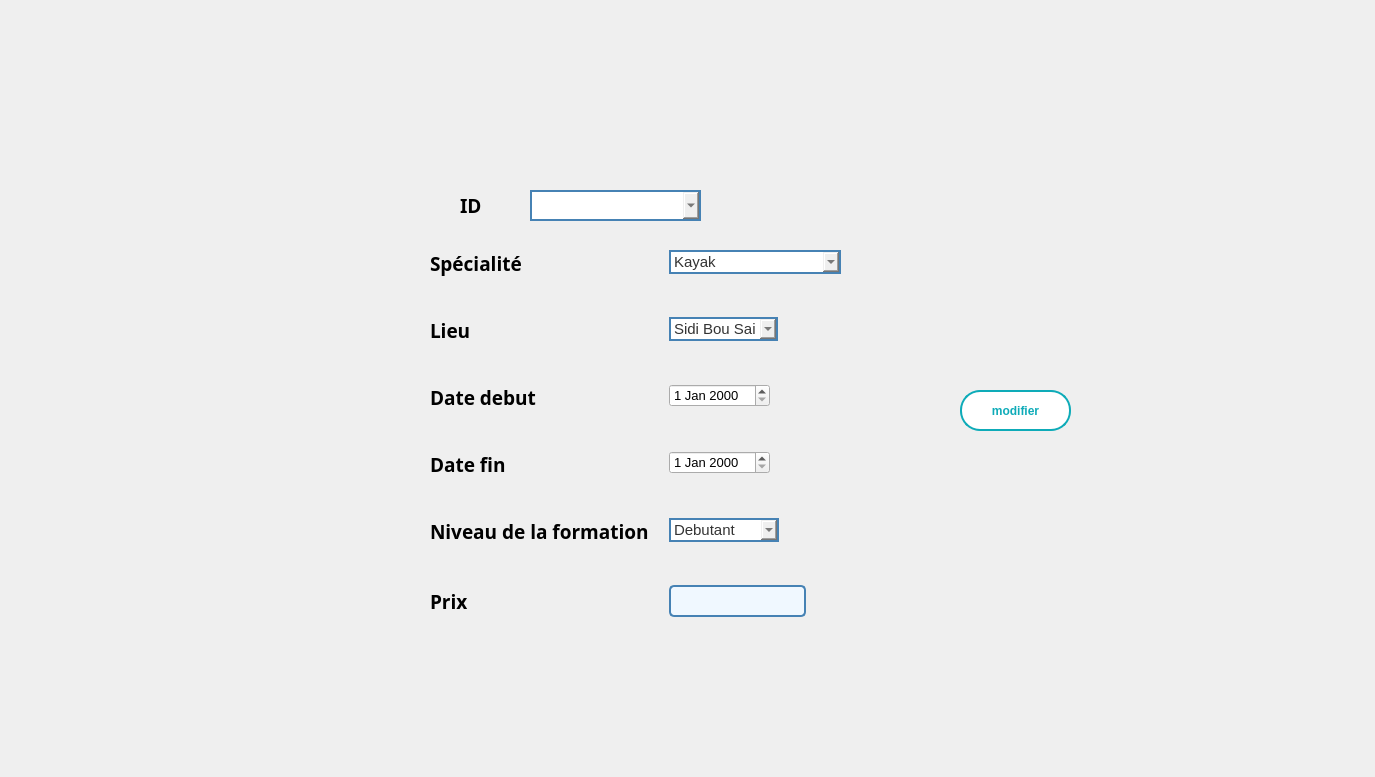
      <widget class="QWidget" name="tab_4">
       <property name="minimumSize">
        <size>
         <width>1366</width>
         <height>768</height>
        </size>
       </property>
       <attribute name="title">
        <string>Modifier</string>
       </attribute>
       <widget class="QLabel" name="background_16">
        <property name="geometry">
         <rect>
          <x>0</x>
          <y>0</y>
          <width>1366</width>
          <height>768</height>
         </rect>
        </property>
        <property name="text">
         <string/>
        </property>
        <property name="pixmap">
         <pixmap resource="../image/image.qrc">:/background_3.png</pixmap>
        </property>
        <property name="scaledContents">
         <bool>true</bool>
        </property>
       </widget>
       <widget class="QWidget" name="formLayoutWidget_6">
        <property name="geometry">
         <rect>
          <x>430</x>
          <y>250</y>
          <width>481</width>
          <height>371</height>
         </rect>
        </property>
        <layout class="QFormLayout" name="formLayout_11">
         <property name="sizeConstraint">
          <enum>QLayout::SetDefaultConstraint</enum>
         </property>
         <property name="fieldGrowthPolicy">
          <enum>QFormLayout::FieldsStayAtSizeHint</enum>
         </property>
         <property name="rowWrapPolicy">
          <enum>QFormLayout::WrapLongRows</enum>
         </property>
         <property name="labelAlignment">
          <set>Qt::AlignLeading|Qt::AlignLeft|Qt::AlignVCenter</set>
         </property>
         <property name="formAlignment">
          <set>Qt::AlignLeading|Qt::AlignLeft|Qt::AlignTop</set>
         </property>
         <property name="horizontalSpacing">
          <number>20</number>
         </property>
         <property name="verticalSpacing">
          <number>40</number>
         </property>
         <property name="leftMargin">
          <number>0</number>
         </property>
         <property name="topMargin">
          <number>0</number>
         </property>
         <item row="0" column="0">
          <widget class="QLabel" name="nomLabel_10">
           <property name="font">
            <font>
             <family>Bell MT</family>
             <pointsize>14</pointsize>
             <weight>75</weight>
             <bold>true</bold>
            </font>
           </property>
           <property name="text">
            <string>Spécialité</string>
           </property>
          </widget>
         </item>
         <item row="0" column="1">
          <widget class="QComboBox" name="specialite_form_2">
           <property name="styleSheet">
            <string notr="true">QComboBox {
    border: 2px solid #4682B4; /* Bordure de couleur 0EABB8 */
    font-size: 15px; /* Taille de la police */
    color: #333; /* Couleur du texte */
}</string>
           </property>
           <item>
            <property name="text">
             <string>Kayak</string>
            </property>
           </item>
           <item>
            <property name="text">
             <string>Plongée sous-marine</string>
            </property>
           </item>
           <item>
            <property name="text">
             <string>Surf</string>
            </property>
           </item>
           <item>
            <property name="text">
             <string>Voile</string>
            </property>
           </item>
           <item>
            <property name="text">
             <string>Stand up paddle (SUP)</string>
            </property>
           </item>
          </widget>
         </item>
         <item row="1" column="0">
          <widget class="QLabel" name="prenomLabel_5">
           <property name="font">
            <font>
             <family>Bell MT</family>
             <pointsize>14</pointsize>
             <weight>75</weight>
             <bold>true</bold>
            </font>
           </property>
           <property name="text">
            <string>Lieu</string>
           </property>
          </widget>
         </item>
         <item row="1" column="1">
          <widget class="QComboBox" name="lieu_form_2">
           <property name="styleSheet">
            <string notr="true">QComboBox {
    border: 2px solid #4682B4; /* Bordure de couleur 0EABB8 */
    font-size: 15px; /* Taille de la police */
    color: #333; /* Couleur du texte */
}</string>
           </property>
           <item>
            <property name="text">
             <string>Sidi Bou Said</string>
            </property>
           </item>
           <item>
            <property name="text">
             <string>La marsa</string>
            </property>
           </item>
           <item>
            <property name="text">
             <string>Gammarth</string>
            </property>
           </item>
          </widget>
         </item>
         <item row="2" column="0">
          <widget class="QLabel" name="sexeLabel_5">
           <property name="font">
            <font>
             <family>Bell MT</family>
             <pointsize>14</pointsize>
             <weight>75</weight>
             <bold>true</bold>
            </font>
           </property>
           <property name="text">
            <string>Date debut</string>
           </property>
          </widget>
         </item>
         <item row="2" column="1">
          <widget class="QDateEdit" name="dated_f_form_2">
           <property name="font">
            <font>
             <pointsize>10</pointsize>
            </font>
           </property>
           <property name="styleSheet">
            <string notr="true">QLineEdit {
                border: 2px solid #3498db; /* Bordure bleue */
                border-radius: 5px;
                padding: 8px;
                font-size: 14px;
                color: #333333; /* Couleur du texte */
            }

            QLineEdit:focus {
                border-color: #2980b9; /* Bordure bleue foncée lorsqu'en focus */
            }</string>
           </property>
          </widget>
         </item>
         <item row="3" column="0">
          <widget class="QLabel" name="dateDeNaissanceLabel_10">
           <property name="font">
            <font>
             <family>Bell MT</family>
             <pointsize>14</pointsize>
             <weight>75</weight>
             <bold>true</bold>
            </font>
           </property>
           <property name="text">
            <string>Date fin</string>
           </property>
          </widget>
         </item>
         <item row="3" column="1">
          <widget class="QDateEdit" name="datef_f_form_2">
           <property name="font">
            <font>
             <pointsize>10</pointsize>
            </font>
           </property>
           <property name="styleSheet">
            <string notr="true">QLineEdit {
                border: 2px solid #3498db; /* Bordure bleue */
                border-radius: 5px;
                padding: 8px;
                font-size: 14px;
                color: #333333; /* Couleur du texte */
            }

            QLineEdit:focus {
                border-color: #2980b9; /* Bordure bleue foncée lorsqu'en focus */
            }</string>
           </property>
          </widget>
         </item>
         <item row="4" column="0">
          <widget class="QLabel" name="posteLabel_5">
           <property name="font">
            <font>
             <family>Bell MT</family>
             <pointsize>14</pointsize>
             <weight>75</weight>
             <bold>true</bold>
            </font>
           </property>
           <property name="text">
            <string>Niveau de la formation</string>
           </property>
          </widget>
         </item>
         <item row="4" column="1">
          <widget class="QComboBox" name="niveau_form_2">
           <property name="styleSheet">
            <string notr="true">QComboBox {
    border: 2px solid #4682B4; /* Bordure de couleur 0EABB8 */
    font-size: 15px; /* Taille de la police */
    color: #333; /* Couleur du texte */
}</string>
           </property>
           <item>
            <property name="text">
             <string>Debutant</string>
            </property>
           </item>
           <item>
            <property name="text">
             <string>Amateur</string>
            </property>
           </item>
           <item>
            <property name="text">
             <string>Professionnel</string>
            </property>
           </item>
          </widget>
         </item>
         <item row="5" column="0">
          <widget class="QLabel" name="salaireLabel_10">
           <property name="font">
            <font>
             <family>Bell MT</family>
             <pointsize>14</pointsize>
             <weight>75</weight>
             <bold>true</bold>
            </font>
           </property>
           <property name="text">
            <string>Prix</string>
           </property>
          </widget>
         </item>
         <item row="5" column="1">
          <widget class="QLineEdit" name="prix_form_2">
           <property name="styleSheet">
            <string notr="true">/* Style général du formulaire */
QLineEdit {
    border: 2px solid #4682B4; /* Bordure bleue */
    border-radius: 5px; /* Coins arrondis */
    padding: 5px; /* Espace intérieur */
    font-size: 14px; /* Taille de la police */
    font-family: &quot;Arial&quot;, sans-serif; /* Police de caractère */
    color: #4682B4; /* Couleur du texte */
    background-color: #F0F8FF; /* Couleur de fond */
}

/* Style lorsque le champ de formulaire est en focus */
QLineEdit:focus {
    border-color: #1E90FF; /* Bordure bleu clair en focus */
}

/* Style pour les champs désactivés */
QLineEdit:disabled {
    color: #808080; /* Texte gris pour les champs désactivés */
    background-color: #F5F5F5; /* Fond gris clair pour les champs désactivés */
}
</string>
           </property>
          </widget>
         </item>
        </layout>
       </widget>
       <widget class="QComboBox" name="id_form_2">
        <property name="geometry">
         <rect>
          <x>530</x>
          <y>190</y>
          <width>171</width>
          <height>31</height>
         </rect>
        </property>
        <property name="styleSheet">
         <string notr="true">QComboBox {
    border: 2px solid #4682B4; /* Bordure de couleur 0EABB8 */
    font-size: 15px; /* Taille de la police */
    color: #333; /* Couleur du texte */
}</string>
        </property>
       </widget>
       <widget class="QLabel" name="nomLabel_11">
        <property name="geometry">
         <rect>
          <x>460</x>
          <y>190</y>
          <width>31</width>
          <height>31</height>
         </rect>
        </property>
        <property name="font">
         <font>
          <family>Bell MT</family>
          <pointsize>14</pointsize>
          <weight>75</weight>
          <bold>true</bold>
         </font>
        </property>
        <property name="text">
         <string>ID</string>
        </property>
       </widget>
       <widget class="QPushButton" name="modifier_form">
        <property name="geometry">
         <rect>
          <x>960</x>
          <y>390</y>
          <width>111</width>
          <height>41</height>
         </rect>
        </property>
        <property name="styleSheet">
         <string notr="true">/* Styles généraux du bouton */
QPushButton {
    background-color: #ffffff; /* Bleu clair pour représenter l'eau */
    border: 2px solid #0EABB8; /* Bordure bleue */
    color: #0EABB8; /* Texte blanc */
    padding: 10px ; /* Espacement intérieur */

    font-weight: bold; /* Police en gras */
    border-radius: 20px; /* Bordure arrondie */
    outline: none; /* Supprime la bordure de focus */
  
    overflow: hidden; /* Cache le contenu débordant */
    transition: background-color 0.3s, color 0.3s; /* Transition des couleurs */
}

/* Style au survol du bouton */
QPushButton:hover {
    background-color: #0EABB8; /* Fond devient blanc */
    color: #ffffff; /* Texte devient bleu clair */
}

/* Style au clic du bouton */
QPushButton:pressed {
    background-color: #0EABB8; /* Bleu foncé lors du clic */
    color: #f8f8f8; /* Texte blanc lors du clic */
}

/* Animation pour le pseudo-élément :after */
QPushButton::after {
    content: ''; /* Contenu vide */
    position: absolute; /* Position absolue */
    width: 100%; /* Largeur à 100% */
    height: 100%; /* Hauteur à 100% */
    background-color: rgba(255, 255, 255, 0.3); /* Fond semi-transparent */
    top: 50%; /* Positionnement au centre vertical */
    left: 50%; /* Positionnement au centre horizontal */
    border-radius: 50%; /* Bordure arrondie */
    transform: translate(-50%, -50%) scale(0); /* Réduit l'échelle à 0 */
    transition: transform 0.5s ease; /* Transition de l'échelle */
}

/* Animation au survol du bouton */
QPushButton:hover::after {
    transform: translate(-50%, -50%) scale(2); /* Augmente l'échelle à 2 */
}
</string>
        </property>
        <property name="text">
         <string>modifier</string>
        </property>
       </widget>
       <widget class="QLabel" name="label_3">
        <property name="geometry">
         <rect>
          <x>0</x>
          <y>0</y>
          <width>1366</width>
          <height>768</height>
         </rect>
        </property>
        <property name="text">
         <string/>
        </property>
        <property name="pixmap">
         <pixmap>../background_2.png</pixmap>
        </property>
        <property name="scaledContents">
         <bool>true</bool>
        </property>
       </widget>
       <zorder>label_3</zorder>
       <zorder>background_16</zorder>
       <zorder>formLayoutWidget_6</zorder>
       <zorder>id_form_2</zorder>
       <zorder>nomLabel_11</zorder>
       <zorder>modifier_form</zorder>
      </widget>
